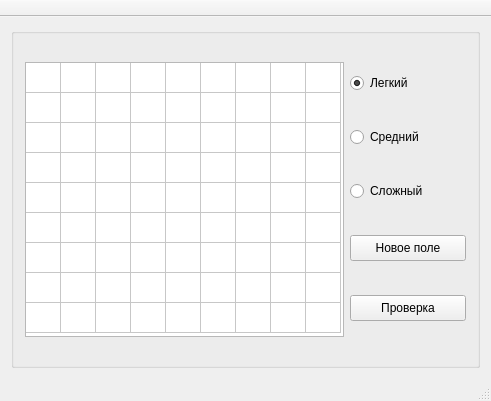
<?xml version="1.0" encoding="UTF-8"?>
<ui version="4.0">
 <class>MainWindow</class>
 <widget class="QMainWindow" name="MainWindow">
  <property name="geometry">
   <rect>
    <x>0</x>
    <y>0</y>
    <width>485</width>
    <height>401</height>
   </rect>
  </property>
  <property name="windowTitle">
   <string>Миллениалы изобрели ...</string>
  </property>
  <widget class="QWidget" name="centralWidget">
   <layout class="QHBoxLayout" name="horizontalLayout_2">
    <item>
     <widget class="QGroupBox" name="groupBox">
      <property name="title">
       <string/>
      </property>
      <layout class="QHBoxLayout" name="horizontalLayout">
       <item alignment="Qt::AlignLeft">
        <widget class="My_table" name="tableWidget">
         <property name="sizePolicy">
          <sizepolicy hsizetype="Expanding" vsizetype="Expanding">
           <horstretch>0</horstretch>
           <verstretch>1</verstretch>
          </sizepolicy>
         </property>
         <property name="minimumSize">
          <size>
           <width>319</width>
           <height>275</height>
          </size>
         </property>
         <property name="maximumSize">
          <size>
           <width>319</width>
           <height>275</height>
          </size>
         </property>
         <property name="rowCount">
          <number>9</number>
         </property>
         <property name="columnCount">
          <number>9</number>
         </property>
         <attribute name="horizontalHeaderVisible">
          <bool>false</bool>
         </attribute>
         <attribute name="horizontalHeaderMinimumSectionSize">
          <number>10</number>
         </attribute>
         <attribute name="horizontalHeaderDefaultSectionSize">
          <number>35</number>
         </attribute>
         <attribute name="horizontalHeaderHighlightSections">
          <bool>true</bool>
         </attribute>
         <attribute name="verticalHeaderVisible">
          <bool>false</bool>
         </attribute>
         <row/>
         <row/>
         <row/>
         <row/>
         <row/>
         <row/>
         <row/>
         <row/>
         <row/>
         <column/>
         <column/>
         <column/>
         <column/>
         <column/>
         <column/>
         <column/>
         <column/>
         <column/>
        </widget>
       </item>
       <item>
        <layout class="QVBoxLayout" name="verticalLayout">
         <item>
          <widget class="QRadioButton" name="easyGame">
           <property name="text">
            <string>Легкий</string>
           </property>
           <property name="checked">
            <bool>true</bool>
           </property>
          </widget>
         </item>
         <item>
          <widget class="QRadioButton" name="mediumGame">
           <property name="text">
            <string>Средний</string>
           </property>
           <property name="checked">
            <bool>false</bool>
           </property>
          </widget>
         </item>
         <item>
          <widget class="QRadioButton" name="hardGame">
           <property name="text">
            <string>Сложный</string>
           </property>
          </widget>
         </item>
         <item>
          <widget class="QPushButton" name="pushButton">
           <property name="minimumSize">
            <size>
             <width>116</width>
             <height>26</height>
            </size>
           </property>
           <property name="maximumSize">
            <size>
             <width>116</width>
             <height>26</height>
            </size>
           </property>
           <property name="text">
            <string>Новое поле</string>
           </property>
          </widget>
         </item>
         <item>
          <widget class="QPushButton" name="pushButton_2">
           <property name="minimumSize">
            <size>
             <width>116</width>
             <height>26</height>
            </size>
           </property>
           <property name="maximumSize">
            <size>
             <width>116</width>
             <height>26</height>
            </size>
           </property>
           <property name="text">
            <string>Проверка</string>
           </property>
           <property name="checkable">
            <bool>false</bool>
           </property>
          </widget>
         </item>
        </layout>
       </item>
      </layout>
     </widget>
    </item>
   </layout>
  </widget>
  <widget class="QMenuBar" name="menuBar">
   <property name="geometry">
    <rect>
     <x>0</x>
     <y>0</y>
     <width>485</width>
     <height>23</height>
    </rect>
   </property>
  </widget>
  <widget class="QToolBar" name="mainToolBar">
   <property name="enabled">
    <bool>false</bool>
   </property>
   <property name="movable">
    <bool>false</bool>
   </property>
   <attribute name="toolBarArea">
    <enum>TopToolBarArea</enum>
   </attribute>
   <attribute name="toolBarBreak">
    <bool>false</bool>
   </attribute>
  </widget>
  <widget class="QStatusBar" name="statusBar"/>
 </widget>
 <layoutdefault spacing="6" margin="11"/>
 <customwidgets>
  <customwidget>
   <class>My_table</class>
   <extends>QTableWidget</extends>
   <header location="global">my_table.h</header>
  </customwidget>
 </customwidgets>
 <resources/>
 <connections/>
</ui>
